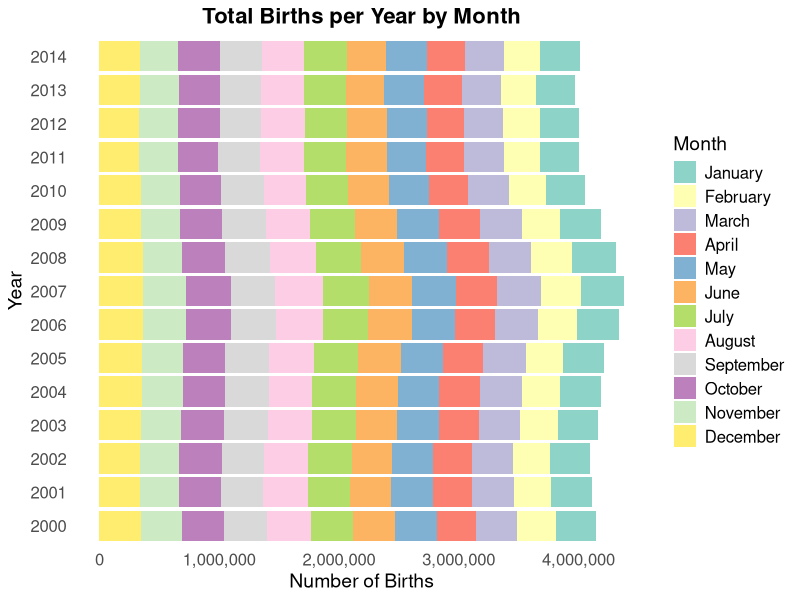
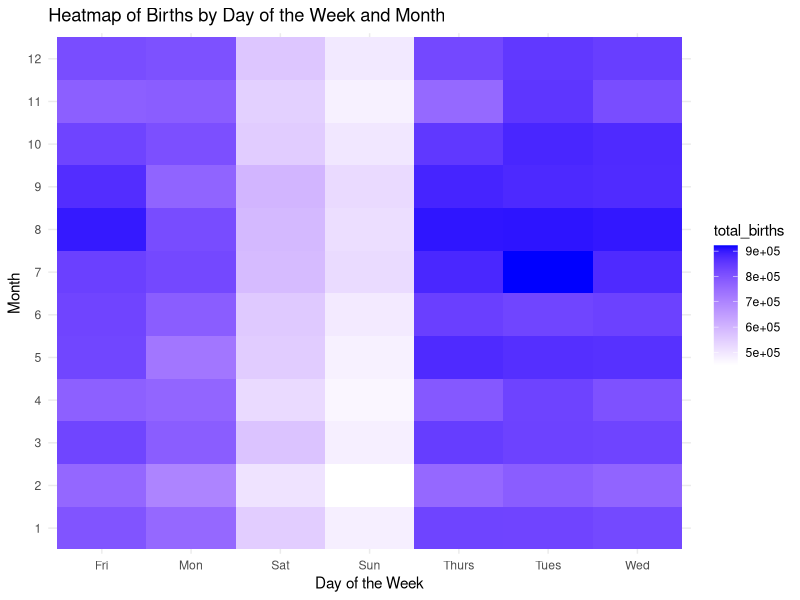
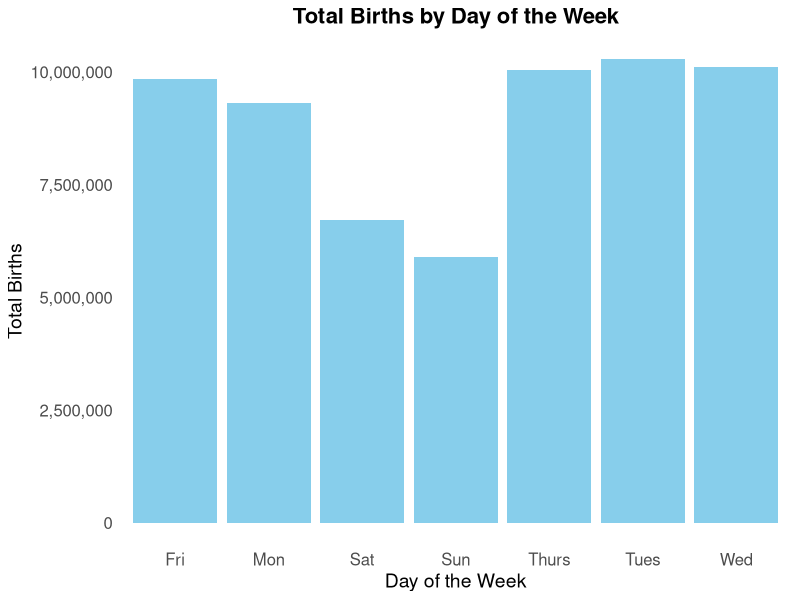
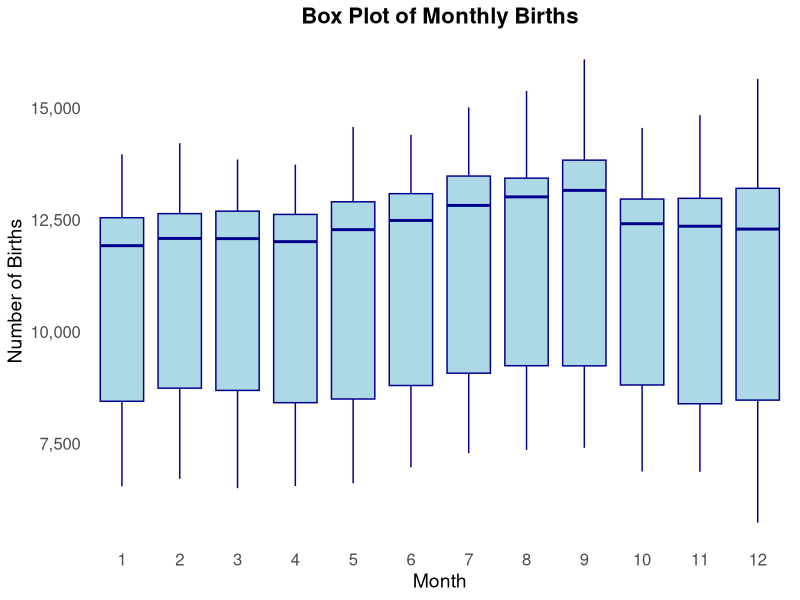
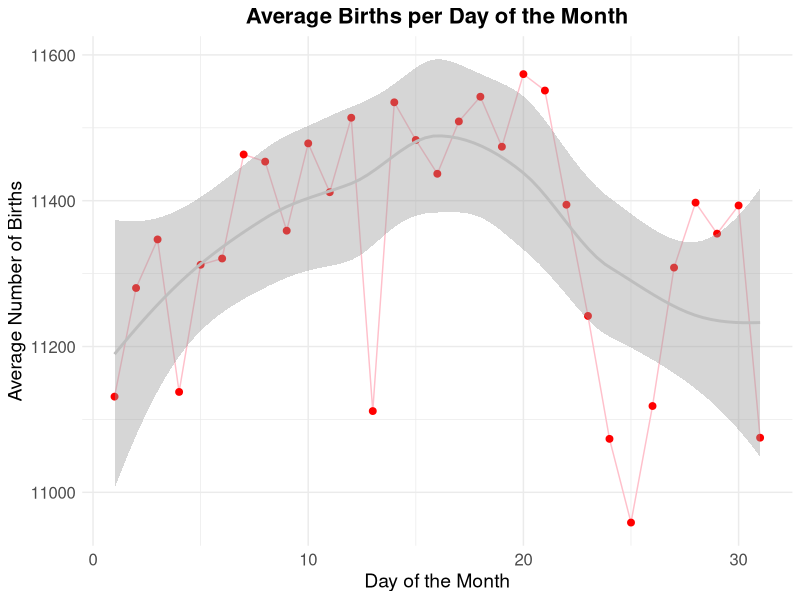

Recreate these plots in R, in order.
## ---- chunk 1
library(ggplot2)
library(dplyr)
## ---- chunk 2
df <- read.csv('../data/us_births_00_14.csv')
df %>%
  summary()
## ---- chunk 3
births_by_day_of_week <- df %>%
  group_by(day_of_week) %>%
  summarise(total_births = sum(births))
## ---- chunk 4
births_by_year_month <- df %>%
  group_by(year, month) %>%
  summarise(total_births = sum(births)) %>%
  ungroup()
## ---- chunk 5
month_names <- c("January", "February", "March", "April", "May", "June", 
                 "July", "August", "September", "October", "November", "December")

ggplot(births_by_year_month, aes(x = factor(year), y = total_births, fill = factor(month))) +
  geom_bar(stat = 'identity') +
  scale_fill_manual(values = RColorBrewer::brewer.pal(12, "Set3"), labels = month_names, name = "Month") +
  ggtitle('Total Births per Year by Month') +
  xlab('Year') +
  ylab('Number of Births') +
  scale_y_continuous(labels = scales::comma) +  # Add comma separator for thousands
  coord_flip() +  # Flip coordinates for horizontal bars
  theme_minimal() +
  theme(
    plot.title = element_text(hjust = 0.5, size = 16, face = 'bold'),
    axis.title = element_text(size = 14),
    axis.text = element_text(size = 12),
    legend.title = element_text(size = 14),
    legend.text = element_text(size = 12),
    panel.grid.major = element_blank(),
    panel.grid.minor = element_blank()
  )
## ---- chunk 6
# Prepare data for heatmap
heatmap_data <- df %>%
  group_by(month, day_of_week) %>%
  summarise(total_births = sum(births)) %>%
  ungroup()

ggplot(heatmap_data, aes(x = day_of_week, y = factor(month), fill = total_births)) +
  geom_tile() +
  scale_fill_gradient(low = "white", high = "blue") +
  ggtitle('Heatmap of Births by Day of the Week and Month') +
  xlab('Day of the Week') +
  ylab('Month') +
  theme_minimal()

## ---- chunk 7
births_by_day_of_week <- df %>%
  group_by(day_of_week) %>%
  summarise(total_births = sum(births)) %>%
  ungroup()

ggplot(births_by_day_of_week, aes(x = day_of_week, y = total_births)) +
  geom_bar(stat = 'identity', fill = 'skyblue') +
  geom_smooth(method = 'loess', se = FALSE, color = 'black', linetype = 'dashed') +
  ggtitle('Total Births by Day of the Week') +
  xlab('Day of the Week') +
  ylab('Total Births') +
  scale_y_continuous(labels = scales::comma) +
  theme_minimal() +
  theme(
    plot.title = element_text(hjust = 0.5, size = 16, face = 'bold'),
    axis.title = element_text(size = 14),
    axis.text = element_text(size = 12),
    panel.grid.major = element_blank(),
    panel.grid.minor = element_blank()
  )
## ---- chunk 8
births_by_day_of_week[order(births_by_day_of_week$total_births), ]
## ---- chunk 9
ggplot(df, aes(x = factor(month), y = births)) +
  geom_boxplot(fill = 'lightblue', color = 'darkblue') +
  ggtitle('Box Plot of Monthly Births') +
  xlab('Month') +
  ylab('Number of Births') +
  theme_minimal() +
  scale_y_continuous(labels = scales::comma) +
  theme(
    plot.title = element_text(hjust = 0.5, size = 16, face = 'bold'),
    axis.title = element_text(size = 14),
    axis.text = element_text(size = 12),
    panel.grid.major = element_blank(),
    panel.grid.minor = element_blank()
  )
## ---- chunk 10
average_births_per_day <- df %>%
  group_by(date_of_month) %>%
  summarise(average_births = mean(births))

ggplot(average_births_per_day, aes(x = date_of_month, y = average_births)) +
  geom_line(color = 'pink') +
  geom_point(color = 'red', size = 2) +
  geom_smooth(color = 'grey') +
  ggtitle('Average Births per Day of the Month') +
  xlab('Day of the Month') +
  ylab('Average Number of Births') +
  theme_minimal() +
  theme(
    plot.title = element_text(hjust = 0.5, size = 16, face = 'bold'),
    axis.title = element_text(size = 14),
    axis.text = element_text(size = 12)
  )
## ---- chunk 11
average_births_per_day[order(average_births_per_day$average_births), ]
